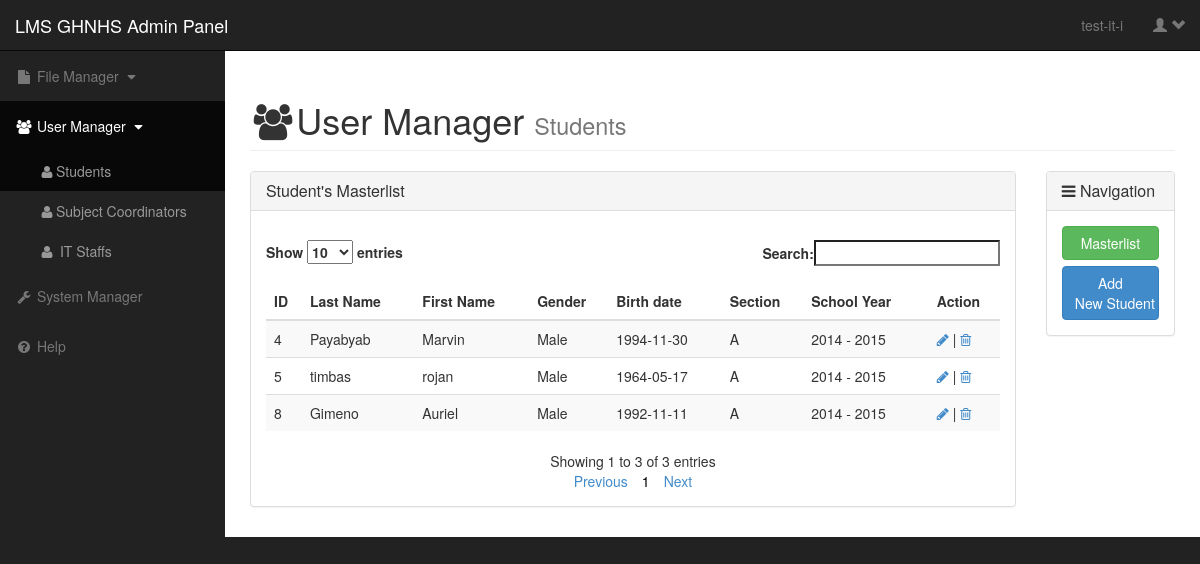
The page /admin_students_page.php (signed in) on the database its author committed.
### tables this page shows
CREATE TABLE IF NOT EXISTS `tbl_account` (
  `acct_id` int(11) NOT NULL AUTO_INCREMENT,
  `acct_username` varchar(250) NOT NULL,
  `acct_password` varchar(250) NOT NULL,
  `acct_type_name` varchar(250) NOT NULL COMMENT 'FK',
  PRIMARY KEY (`acct_id`),
  KEY `FK_tbl_account_from_tbl_account_type` (`acct_type_name`)
);

### admin_students_page.php (the view, shortened to what this page needs)
<?php
	include "includes/config.php";
	if(($_SESSION["acc_type_name"])== "it_staff" ) {
?>
<!DOCTYPE html>
<html lang="en">
<head>
	<?php
	include("includes/tech_team_css_links.php");
?>
    <link href="css/bootstrap.min.css" rel="stylesheet">
    <link href="css/sb-admin.css" rel="stylesheet">
    <link href="css/plugins/morris.css" rel="stylesheet">
    <link href="fonts/font-awesome-4.1.0/css/font-awesome.min.css" rel="stylesheet" type="text/css">
</head>
<body>
    <div id="wrapper">
        <nav class="navbar navbar-inverse navbar-fixed-top" role="navigation">
            <div class="navbar-header">
                <a class="navbar-brand" href="#">LMS GHNHS Admin Panel</a>
            </div>
            <ul class="nav navbar-right top-nav">
               <?php
						include("includes/login_span_admin _pages.php");
				?>
            </ul>
            <div class="collapse navbar-collapse navbar-ex1-collapse">
                <ul class="nav navbar-nav side-nav">
                    <li  >
                        <a href="javascript:;" data-toggle="collapse" data-target="#fileManagerMenu"><i class="fa fa-fw fa-file"></i> File Manager <i class="fa fa-fw fa-caret-down"></i></a>
                    </li>
					<li class="active">
                        <a href="javascript:;" data-toggle="collapse" data-target="#userManagerMenu"><i class="fa fa-fw fa-users"></i> User Manager <i class="fa fa-fw fa-caret-down"></i></a>
                        <ul id="userManagerMenu" class="">
                            <li style="background:#080808;">
                                <a href="admin_students_page.php"> <i class="fa fa-fw fa-user"></i>Students</a>
                            </li>
                            <li>
                                <a href="admin_sa_page.php"> <i class="fa fa-fw fa-user"></i>Subject Coordinators</a>
                            </li>
                            <li>
                                <a href="admin_it_page.php"><i class="fa fa-fw fa-user"></i> IT Staffs</a>
                            </li>
                        </ul>
                    </li>
                    <li>
                        <a href="admin_sm_page.php"><i class="fa fa-fw fa-wrench"></i> System Manager</a>
                    </li>
                    <li>
                        <a href="admin_help_page.php"><i class="fa fa-fw fa-question-circle"></i> Help</a>
                    </li>
                </ul>
            </div>
        </nav>
        <div id="page-wrapper">
            <div class="container-fluid">
                <div class="row">
                    <div class="col-lg-12">
                        <h1 class="page-header">
                             <i class="fa fa-fw fa-users"></i>User Manager <small>Students</small>
                        </h1>
                    </div>
                </div>
				<div class="row">
					<div class="col-lg-10">
						<div class="panel panel-default" id="container-masterlist-stud">
							<div class="panel-heading">
								<h3 class="panel-title"> Student's Masterlist</h3>
							</div>
							<div class="panel-body">
								<div class="table-responsive" >
									<table class="table table-hover table-striped tableWithFilter" id="example">
										<thead>
											<tr>
												<th>ID</th>
												<th>Last Name</th>
												<th>First Name</th>
												<th>Gender</th>
												<th>Birth date</th>
												<th>Section</th>
												<th>School Year</th>
												<th>Action</th>
											</tr>
										</thead>
										<tbody>
										   <?php
											$queryMasterlistStud = "SELECT * FROM tbl_view_acc_student ORDER BY stud_id ASC";
											$resultMasterlistStud = mysqli_query($conn,$queryMasterlistStud) or die (mysqli_error($conn));
											while($rowMasterlistStud = mysqli_fetch_array($resultMasterlistStud)){
											echo "<tr>";
											echo "<td> $rowMasterlistStud[stud_id]</td>";
											echo "<td> $rowMasterlistStud[stud_lname]</td>";
											echo "<td> $rowMasterlistStud[stud_fname]</td>";
											echo "<td> $rowMasterlistStud[stud_gender]</td>";
											echo "<td> $rowMasterlistStud[stud_bday]</td>";
											echo "<td> $rowMasterlistStud[section_name]</td>";
											echo "<td> $rowMasterlistStud[sy_start] - $rowMasterlistStud[sy_end]</td>";
											echo "<td>
													<a href='#' class='editStud'><input type='hidden' name='' class='studID' value='$rowMasterlistStud[stud_id]' /><i class='fa fa-pencil'></i></a>
													|
													<a href='#'  class='deleteStud'><input type='hidden' name='' class='studID' value='$rowMasterlistStud[stud_id]' /><i class='fa fa-trash-o'></i></a>
												</td>";
											echo "</tr>";
											}
											?>
										</tbody>
									</table>
								</div>
							</div>
						</div>
                    </div>
					<div class="col-lg-2">
                        <div class="panel panel-default">
                            <div class="panel-heading">
                                <h3 class="panel-title"><i class="fa fa-bar-chart-o fa-bars"></i> Navigation</h3>
                            </div>
                            <div class="panel-body">
								<button class="btn col-lg-12 btn-success" id="btn-masterlist-stud">Masterlist</button><br /><br />
								<button class="btn col-lg-12 btn-primary" id="btn-addnew-stud">Add <br /> New Student</button><br /><br />
                            </div>
                        </div>
                    </div>
				</div>
            </div>
        </div>
    </div>
</body>
</html>
<?php
}else{
	header('location:index.php');
}
?>

### css/style-custom.css (style rules this page uses)
table { margin-top:1em; }

### css/sb-admin.css (style rules this page uses)
body { margin-top: 100px; background-color: #222; }
@media (min-width:768px) { body { margin-top: 50px; } }
#wrapper { padding-left: 0; }
#page-wrapper { width: 100%; padding: 0; background-color: #fff; }
@media (min-width:768px) { #wrapper { padding-left: 225px; } }
@media (min-width:768px) { #page-wrapper { padding: 10px; } }
.top-nav { padding: 0 15px; }
@media (min-width:768px) { .side-nav { position: fixed; top: 51px; left: 225px; width: 225px; margin-left: -225px; border: none; border-radius: 0; overflow-y: auto; background-color: #222; } }
@media (min-width:768px) { .side-nav>li>a { width: 225px; } }
.side-nav>li>ul { padding: 0; }
.side-nav>li>ul>li>a { display: block; padding: 10px 15px 10px 38px; text-decoration: none; color: #999; }

### rows shown on the page
tbl_account: rowMasterlistStud "4", rowMasterlistStud "Payabyab", rowMasterlistStud "Marvin", rowMasterlistStud "Male", rowMasterlistStud "1994-11-30", rowMasterlistStud "A", rowMasterlistStud "2014", rowMasterlistStud "2015"
tbl_account: rowMasterlistStud "5", rowMasterlistStud "timbas", rowMasterlistStud "rojan", rowMasterlistStud "Male", rowMasterlistStud "1964-05-17", rowMasterlistStud "A", rowMasterlistStud "2014", rowMasterlistStud "2015"
tbl_account: rowMasterlistStud "8", rowMasterlistStud "Gimeno", rowMasterlistStud "Auriel", rowMasterlistStud "Male", rowMasterlistStud "1992-11-11", rowMasterlistStud "A", rowMasterlistStud "2014", rowMasterlistStud "2015"

### other values the page prints
$_SESSION[username] "test-it-i"
